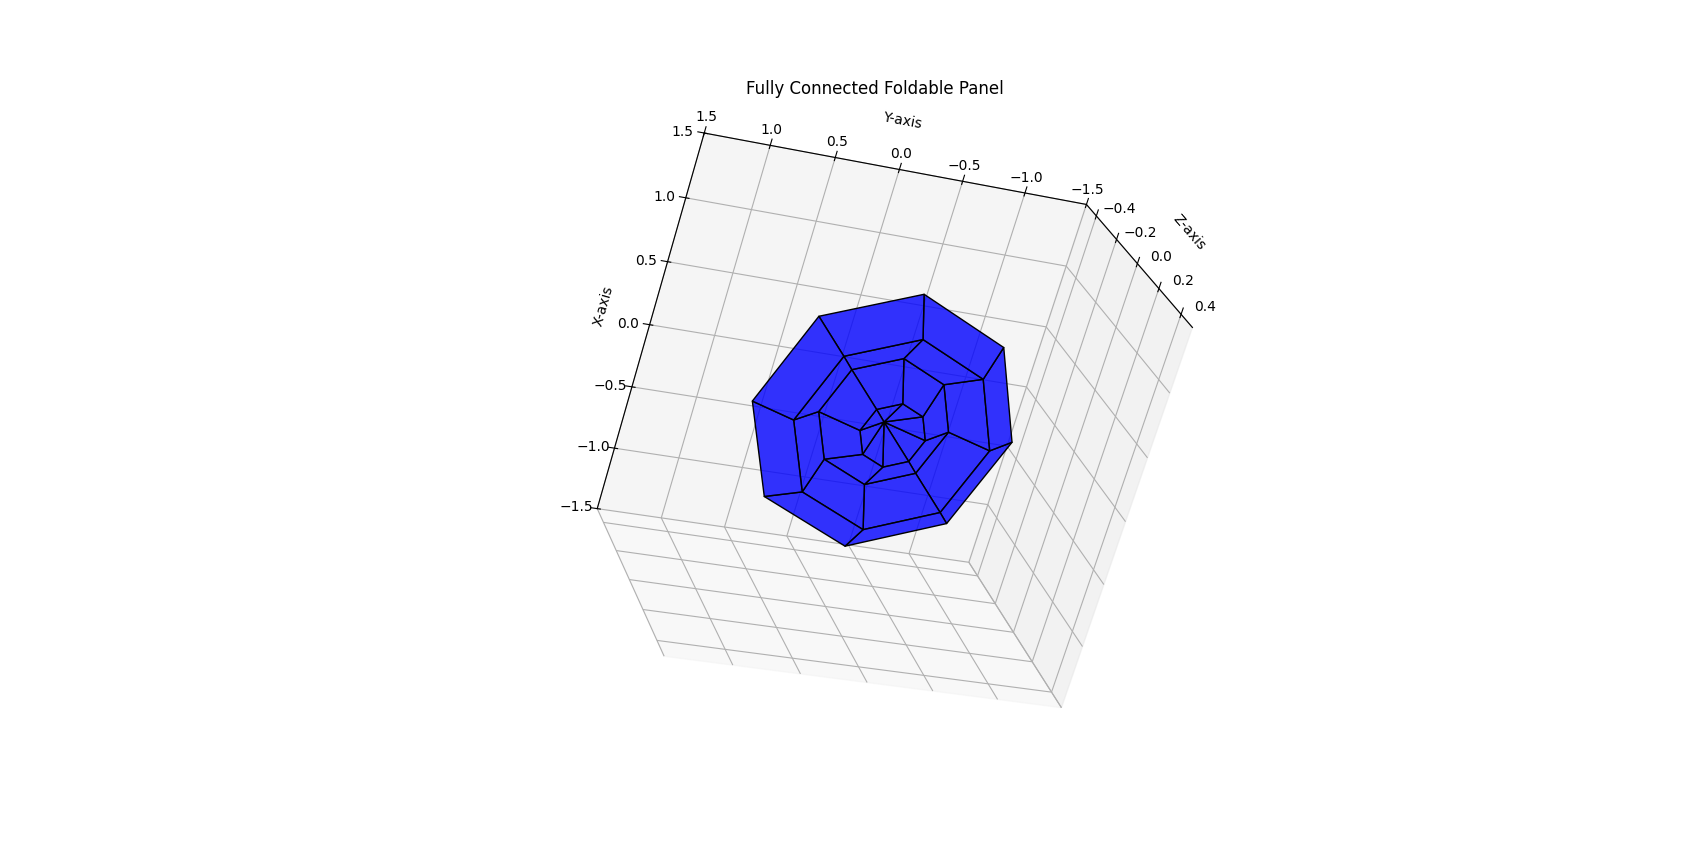

Here is the Python script that generated this plot:
import matplotlib.pyplot as plt
from mpl_toolkits.mplot3d.art3d import Poly3DCollection
import numpy as np

# Parameters for the foldable panel
N = 8  # Number of sides in the central polygon
A = 1.0  # Center-to-vertex radius
phi = np.radians(30)  # Angle between cone and flat plane in radians
beta = 2 * np.pi / N  # Angular separation between segments
z_amplitude = 0.1  # Amplitude for Z up and down

# Rotation matrix R for rotational symmetry
def rotation_matrix(beta):
    return np.array([
        [np.cos(beta), -np.sin(beta), 0],
        [np.sin(beta), np.cos(beta), 0],
        [0, 0, 1]
    ])

R = rotation_matrix(beta)

# Initialize all trapezoids
all_trapezoids = []

# Generate the trapezoids for the foldable panel
for segment in range(N):  # Loop through each segment
    rotation = np.linalg.matrix_power(R, segment)  # Rotate each segment
    fold_direction = 1  # Alternate between going up (+Z) and down (-Z)
    segment_trapezoids = []
    last_z = 0  # Keeps track of the last Z position for continuity
    
    for i in range(1, 5):  # Loop through layers/rings (inner to outer)
        # Define the inner and outer radius for this trapezoid
        inner_radius = (i - 1) * (A / 4)
        outer_radius = i * (A / 4)
        
        # Define vertices ensuring perfect continuity with the previous trapezoid
        inner_left = [inner_radius * np.cos(segment * beta),
                      inner_radius * np.sin(segment * beta),
                      last_z]  # Start where the previous trapezoid ended
        outer_left = [outer_radius * np.cos(segment * beta),
                      outer_radius * np.sin(segment * beta),
                      last_z + fold_direction * z_amplitude]  # Alternating Z-value
        inner_right = [inner_radius * np.cos((segment + 1) * beta),
                       inner_radius * np.sin((segment + 1) * beta),
                       last_z]  # Start where the previous trapezoid ended
        outer_right = [outer_radius * np.cos((segment + 1) * beta),
                       outer_radius * np.sin((segment + 1) * beta),
                       last_z + fold_direction * z_amplitude]  # Alternating Z-value
        
        # Update last Z position for the next trapezoid
        last_z = outer_left[2]  # Take Z from the top of the current trapezoid
        fold_direction *= -1  # Switch direction for the next trapezoid
        
        # Store the trapezoid's vertices
        segment_trapezoids.append([inner_left, outer_left, outer_right, inner_right])
    
    all_trapezoids.append(segment_trapezoids)

# Visualization
fig = plt.figure()
ax = fig.add_subplot(111, projection='3d')

# Draw all trapezoids
for segment in all_trapezoids:
    for trapezoid in segment:
        poly = Poly3DCollection([trapezoid], facecolor="blue", edgecolor="black", alpha=0.8)
        ax.add_collection3d(poly)

# Set plot limits
ax.set_xlim([-1.5, 1.5])
ax.set_ylim([-1.5, 1.5])
ax.set_zlim([-0.5, 0.5])

# Set labels
ax.set_xlabel("X-axis")
ax.set_ylabel("Y-axis")
ax.set_zlabel("Z-axis")

# Title
ax.set_title("Fully Connected Foldable Panel")

# Show the plot
plt.show()
